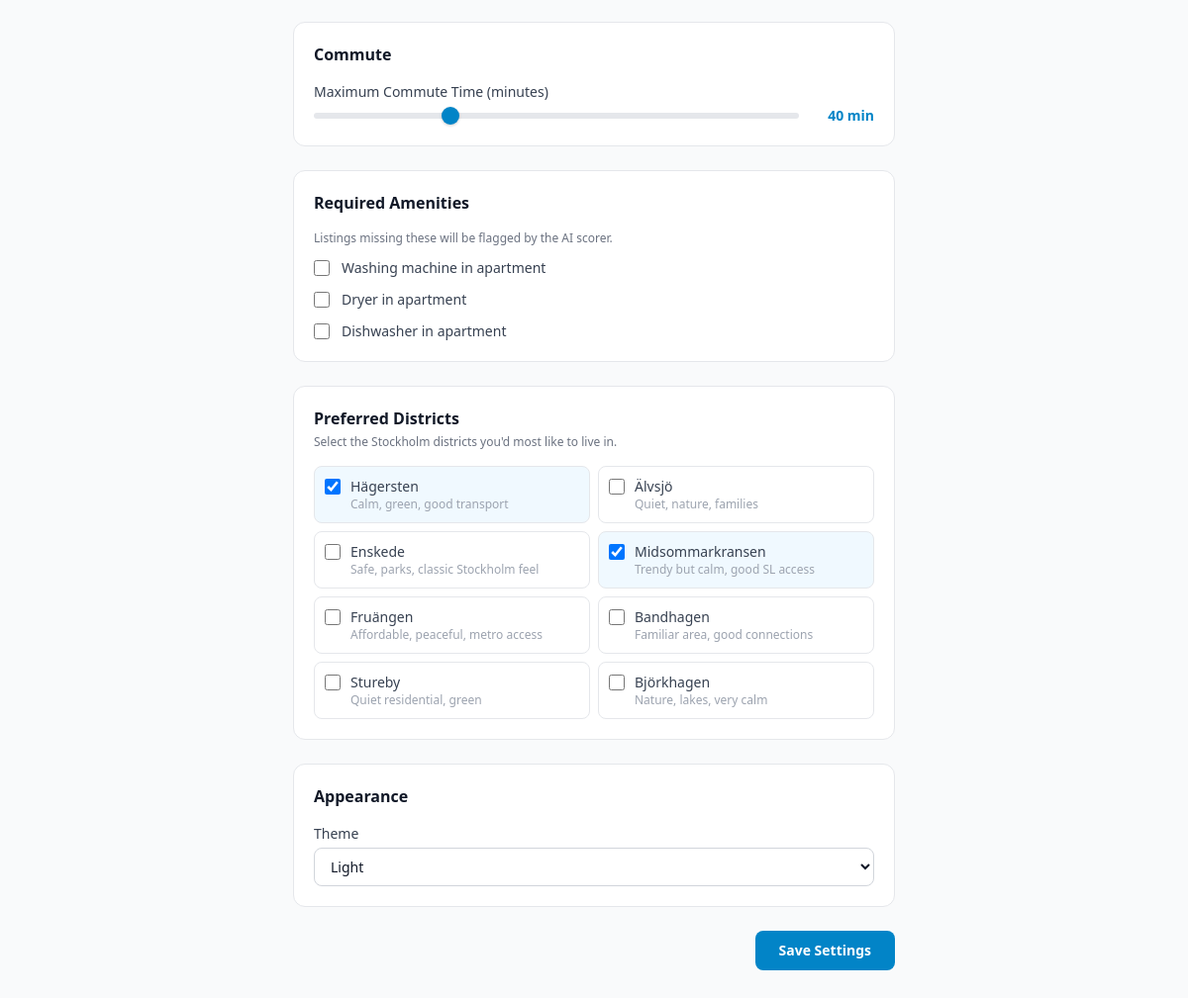
/settings/ (lower part), run on an earlier commit of the app's database.
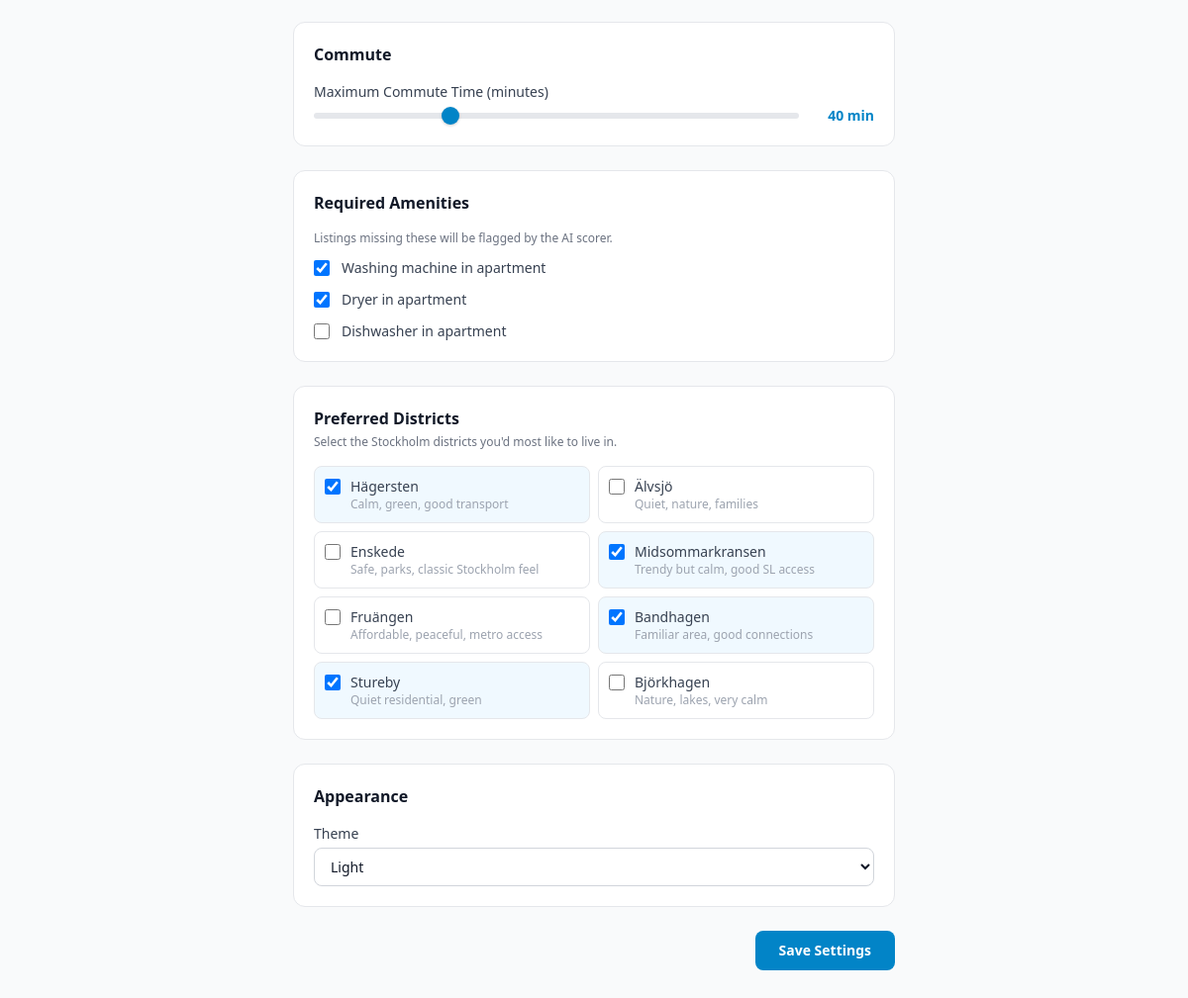
And on a later commit of the database.
### database/models.py (models this page shows, shortened)
class UserSettings(db.Model):
    __tablename__ = "user_settings"
    id = db.Column(db.Integer, primary_key=True)
    work_address = db.Column(db.String(500), nullable=True)
    work_lat = db.Column(db.Float, nullable=True)
    work_lng = db.Column(db.Float, nullable=True)
    budget_min = db.Column(db.Integer, default=5000)
    budget_max = db.Column(db.Integer, default=25000)
    min_rooms = db.Column(db.Integer, default=1)
    max_rooms = db.Column(db.Integer, default=3)
    floor_min = db.Column(db.Integer, nullable=True)
    must_have_washing_machine = db.Column(db.Boolean, default=False)
    must_have_dryer = db.Column(db.Boolean, default=False)
    must_have_dishwasher = db.Column(db.Boolean, default=False)
    preferred_districts = db.Column(db.JSON, default=list)
    max_commute_minutes = db.Column(db.Integer, default=45)
    theme = db.Column(db.String(10), default="light")

### routes/settings.py (the view)
@settings_bp.route("/", methods=["GET"])
def settings_page():
    settings = get_or_create_settings()
    return render_template("settings.html", settings=settings)

### app.py (called while the page is built)
def create_app():
    app = Flask(__name__)
    app.secret_key = FLASK_SECRET_KEY
    init_db(app)
    from routes.listings import listings_bp
    from routes.api import api_bp
    from routes.settings import settings_bp
    app.register_blueprint(listings_bp)
    app.register_blueprint(api_bp)
    app.register_blueprint(settings_bp)
    @app.context_processor
    def inject_missing_keys():
        return {"missing_keys": get_missing_api_keys()}
    return app

### config.py (called while the page is built)
def get_missing_api_keys():
    missing = []
    for entry in _API_KEY_REGISTRY:
        if not entry["value"] and not entry.get("optional"):
            missing.append({"key": entry["key"], "feature": entry["feature"]})
    return missing

### templates/settings.html (shortened to what this page needs)
{% extends "base.html" %}
{% block content %}
<div class="max-w-2xl mx-auto px-4 sm:px-6 lg:px-8 py-8">
  <form method="POST" action="{{ url_for('settings.save_settings') }}" class="space-y-6">
    <div class="bg-white dark:bg-gray-800 rounded-xl border border-gray-200 dark:border-gray-700 p-5">
      <h2 class="text-base font-semibold text-gray-900 dark:text-white mb-4">Commute</h2>
      <div>
        <label for="max_commute_minutes" class="block text-sm font-medium text-gray-700 dark:text-gray-300 mb-1">
          Maximum Commute Time (minutes)
        </label>
        <div class="flex items-center gap-3">
          <input type="range" id="max_commute_range" min="10" max="120" step="5"
            value="{{ settings.max_commute_minutes }}"
            oninput="document.getElementById('max_commute_minutes').value = this.value; document.getElementById('commute-display').textContent = this.value + ' min'"
            class="flex-1 h-2 appearance-none bg-gray-200 dark:bg-gray-600 rounded-full cursor-pointer accent-brand-600" />
          <span id="commute-display" class="text-sm font-semibold text-brand-600 dark:text-brand-400 w-16 text-right">
            {{ settings.max_commute_minutes }} min
          </span>
        </div>
      </div>
    </div>
    <div class="bg-white dark:bg-gray-800 rounded-xl border border-gray-200 dark:border-gray-700 p-5">
      <h2 class="text-base font-semibold text-gray-900 dark:text-white mb-4">Required Amenities</h2>
      <p class="text-xs text-gray-500 dark:text-gray-400 mb-3">Listings missing these will be flagged by the AI scorer.
      </p>
      <div class="space-y-3">
        <label class="flex items-center gap-3 cursor-pointer">
          <input type="checkbox" name="must_have_washing_machine" {% if settings.must_have_washing_machine %}checked{%
            endif %}
            class="w-4 h-4 text-brand-600 border-gray-300 dark:border-gray-600 rounded focus:ring-brand-500 bg-white dark:bg-gray-700" />
          <span class="text-sm text-gray-700 dark:text-gray-300">Washing machine in apartment</span>
        </label>
        <label class="flex items-center gap-3 cursor-pointer">
          <input type="checkbox" name="must_have_dryer" {% if settings.must_have_dryer %}checked{% endif %}
            class="w-4 h-4 text-brand-600 border-gray-300 dark:border-gray-600 rounded focus:ring-brand-500 bg-white dark:bg-gray-700" />
          <span class="text-sm text-gray-700 dark:text-gray-300">Dryer in apartment</span>
        </label>
        <label class="flex items-center gap-3 cursor-pointer">
          <input type="checkbox" name="must_have_dishwasher" {% if settings.must_have_dishwasher %}checked{% endif %}
            class="w-4 h-4 text-brand-600 border-gray-300 dark:border-gray-600 rounded focus:ring-brand-500 bg-white dark:bg-gray-700" />
          <span class="text-sm text-gray-700 dark:text-gray-300">Dishwasher in apartment</span>
        </label>
      </div>
    </div>
    <div class="bg-white dark:bg-gray-800 rounded-xl border border-gray-200 dark:border-gray-700 p-5">
      <h2 class="text-base font-semibold text-gray-900 dark:text-white mb-1">Preferred Districts</h2>
      <p class="text-xs text-gray-500 dark:text-gray-400 mb-4">Select the Stockholm districts you'd most like to live
        in.</p>
      <div class="grid grid-cols-2 gap-2">
        {% set recommended_districts = [
        ("Hägersten", "Calm, green, good transport"),
        ("Älvsjö", "Quiet, nature, families"),
        ("Enskede", "Safe, parks, classic Stockholm feel"),
        ("Midsommarkransen", "Trendy but calm, good SL access"),
        ("Fruängen", "Affordable, peaceful, metro access"),
        ("Bandhagen", "Familiar area, good connections"),
        ("Stureby", "Quiet residential, green"),
        ("Björkhagen", "Nature, lakes, very calm"),
        ] %}
        {% for district, description in recommended_districts %}
        <label
          class="flex items-start gap-2.5 p-2.5 rounded-lg border border-gray-200 dark:border-gray-600 hover:bg-gray-50 dark:hover:bg-gray-700/50 cursor-pointer transition-colors
          {% if district in (settings.preferred_districts or []) %}bg-brand-50 dark:bg-brand-900/20 border-brand-300 dark:border-brand-600{% endif %}">
          <input type="checkbox" name="preferred_districts" value="{{ district }}" {% if district in
            (settings.preferred_districts or []) %}checked{% endif %}
            class="w-4 h-4 mt-0.5 text-brand-600 border-gray-300 dark:border-gray-600 rounded focus:ring-brand-500 bg-white dark:bg-gray-700 flex-shrink-0" />
          <div>
            <div class="text-sm font-medium text-gray-700 dark:text-gray-300">{{ district }}</div>
            <div class="text-xs text-gray-400 dark:text-gray-500">{{ description }}</div>
          </div>
        </label>
        {% endfor %}
      </div>
    </div>
    <div class="bg-white dark:bg-gray-800 rounded-xl border border-gray-200 dark:border-gray-700 p-5">
      <h2 class="text-base font-semibold text-gray-900 dark:text-white mb-4">Appearance</h2>
      <div>
        <label for="theme" class="block text-sm font-medium text-gray-700 dark:text-gray-300 mb-1">Theme</label>
        <select id="theme" name="theme" onchange="applyTheme(this.value)"
          class="w-full px-3 py-2 rounded-lg border border-gray-300 dark:border-gray-600 bg-white dark:bg-gray-700 text-gray-900 dark:text-white focus:outline-none focus:ring-2 focus:ring-brand-500 focus:border-transparent text-sm transition-colors">
          <option value="light" {% if settings.theme=='light' %}selected{% endif %}>Light</option>
        </select>
      </div>
    </div>
    <div class="flex justify-end">
      <button type="submit"
        class="px-6 py-2.5 rounded-lg bg-brand-600 hover:bg-brand-700 text-white font-semibold text-sm transition-colors focus:outline-none focus:ring-2 focus:ring-brand-500 focus:ring-offset-2">
        Save Settings
      </button>
    </div>
  </form>
</div>
{% endblock %}

### templates/base.html (shortened to what this page needs)
<!DOCTYPE html>
<html lang="en" class="light" id="html-root">
<head>
  <script src="https://cdn.tailwindcss.com"></script>
  <link rel="stylesheet" href="https://unpkg.com/leaflet@1.9.4/dist/leaflet.css" />
  <link rel="stylesheet" href="https://unpkg.com/leaflet.markercluster@1.5.3/dist/MarkerCluster.css" />
  <link rel="stylesheet" href="https://unpkg.com/leaflet.markercluster@1.5.3/dist/MarkerCluster.Default.css" />
  <link rel="stylesheet" href="{{ url_for('static', filename='css/style.css') }}" />
</head>
<body class="bg-gray-50 dark:bg-gray-900 text-gray-900 dark:text-gray-100 min-h-screen transition-colors duration-200">
  <main>
    {% block content %}{% endblock %}
  </main>
</body>
</html>

### static/css/style.css (style rules this page uses)
:root { --color-bg: #f9fafb; --color-bg-card: #ffffff; --color-bg-muted: #f3f4f6; --color-border: #e5e7eb; --color-text: #111827; --color-text-muted: #6b7280; --color-brand: #0284c7; --color-brand-light: #e0f2fe; --color-score-good: #16a34a; --color-score-warn: #ca8a04; --color-score-bad: #dc2626; --leaflet-tile-filter: none; }
input[type="range"] { -webkit-appearance: none; appearance: none; height: 6px; border-radius: 3px; outline: none; cursor: pointer; background: #e5e7eb; }

What changed in the data, as far as the page shows it:
changed UserSettings "Light": must_have_washing_machine "☐" → "☑"; must_have_dryer "☐" → "☑"; preferred_districts "☐" → "☑"
